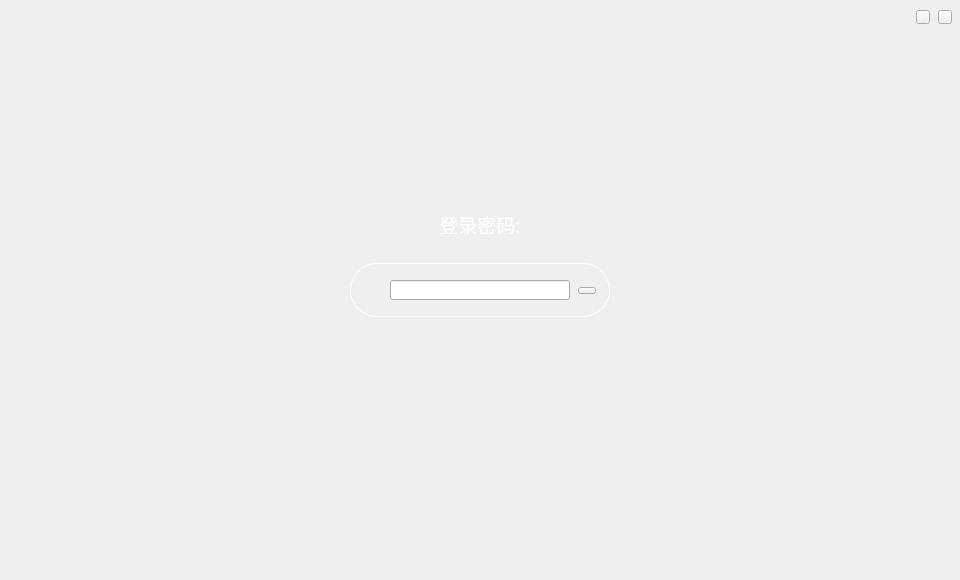
<?xml version="1.0" encoding="UTF-8"?>
<ui version="4.0">
 <class>NormalLogin</class>
 <widget class="QWidget" name="NormalLogin">
  <property name="geometry">
   <rect>
    <x>0</x>
    <y>0</y>
    <width>960</width>
    <height>580</height>
   </rect>
  </property>
  <property name="font">
   <font>
    <family>微软雅黑</family>
   </font>
  </property>
  <property name="windowTitle">
   <string>Form</string>
  </property>
  <widget class="QLabel" name="loginLabel">
   <property name="geometry">
    <rect>
     <x>420</x>
     <y>214</y>
     <width>120</width>
     <height>20</height>
    </rect>
   </property>
   <property name="font">
    <font>
     <family>微软雅黑</family>
     <pointsize>14</pointsize>
    </font>
   </property>
   <property name="styleSheet">
    <string notr="true">color: rgb(255, 255, 255);</string>
   </property>
   <property name="text">
    <string>登录密码:</string>
   </property>
   <property name="alignment">
    <set>Qt::AlignCenter</set>
   </property>
  </widget>
  <widget class="QLineEdit" name="pwdLineEdit">
   <property name="geometry">
    <rect>
     <x>390</x>
     <y>280</y>
     <width>180</width>
     <height>20</height>
    </rect>
   </property>
   <property name="font">
    <font>
     <family>微软雅黑</family>
    </font>
   </property>
   <property name="contextMenuPolicy">
    <enum>Qt::DefaultContextMenu</enum>
   </property>
   <property name="echoMode">
    <enum>QLineEdit::Password</enum>
   </property>
   <property name="alignment">
    <set>Qt::AlignCenter</set>
   </property>
   <property name="clearButtonEnabled">
    <bool>false</bool>
   </property>
  </widget>
  <widget class="QToolButton" name="enterBtn">
   <property name="geometry">
    <rect>
     <x>578</x>
     <y>287</y>
     <width>18</width>
     <height>7</height>
    </rect>
   </property>
   <property name="cursor">
    <cursorShape>PointingHandCursor</cursorShape>
   </property>
   <property name="focusPolicy">
    <enum>Qt::NoFocus</enum>
   </property>
   <property name="text">
    <string/>
   </property>
  </widget>
  <widget class="QLabel" name="tipLabel">
   <property name="geometry">
    <rect>
     <x>300</x>
     <y>330</y>
     <width>360</width>
     <height>20</height>
    </rect>
   </property>
   <property name="font">
    <font>
     <family>微软雅黑</family>
    </font>
   </property>
   <property name="styleSheet">
    <string notr="true">color: rgb(255, 255, 255);</string>
   </property>
   <property name="text">
    <string/>
   </property>
   <property name="alignment">
    <set>Qt::AlignCenter</set>
   </property>
  </widget>
  <widget class="QToolButton" name="closeBtn">
   <property name="geometry">
    <rect>
     <x>938</x>
     <y>10</y>
     <width>14</width>
     <height>14</height>
    </rect>
   </property>
   <property name="cursor">
    <cursorShape>PointingHandCursor</cursorShape>
   </property>
   <property name="focusPolicy">
    <enum>Qt::NoFocus</enum>
   </property>
   <property name="text">
    <string/>
   </property>
  </widget>
  <widget class="QToolButton" name="minBtn">
   <property name="geometry">
    <rect>
     <x>916</x>
     <y>10</y>
     <width>14</width>
     <height>14</height>
    </rect>
   </property>
   <property name="cursor">
    <cursorShape>PointingHandCursor</cursorShape>
   </property>
   <property name="focusPolicy">
    <enum>Qt::NoFocus</enum>
   </property>
   <property name="text">
    <string/>
   </property>
  </widget>
  <widget class="QLabel" name="label">
   <property name="geometry">
    <rect>
     <x>350</x>
     <y>263</y>
     <width>260</width>
     <height>54</height>
    </rect>
   </property>
   <property name="styleSheet">
    <string notr="true">QLabel{border: 1px solid white;border-radius: 27px;padding: 1px 2px 1px 8px;min-width: 9em;}</string>
   </property>
   <property name="text">
    <string/>
   </property>
  </widget>
  <zorder>label</zorder>
  <zorder>loginLabel</zorder>
  <zorder>pwdLineEdit</zorder>
  <zorder>enterBtn</zorder>
  <zorder>tipLabel</zorder>
  <zorder>closeBtn</zorder>
  <zorder>minBtn</zorder>
 </widget>
 <resources/>
 <connections/>
</ui>
